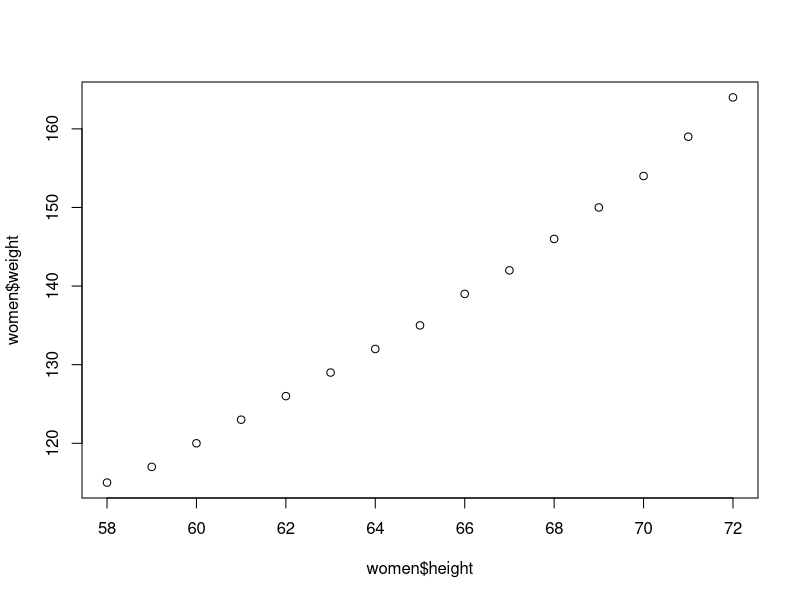
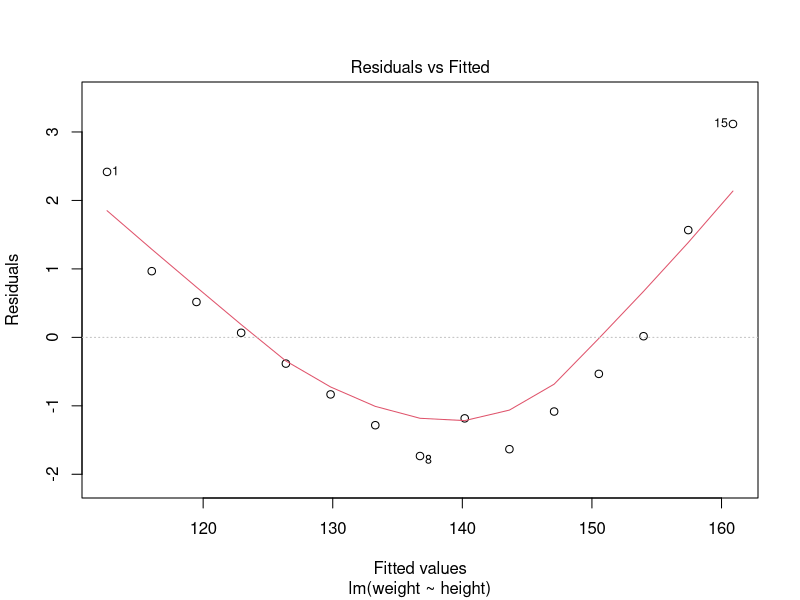
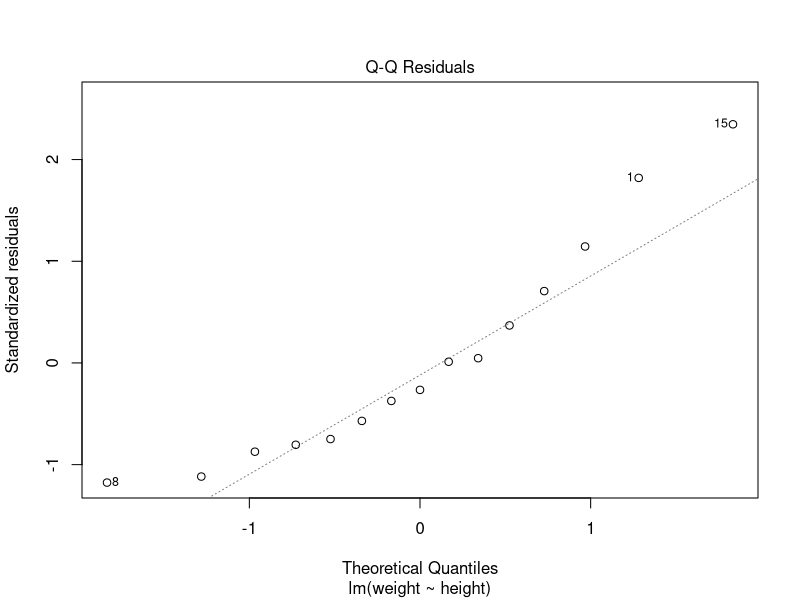
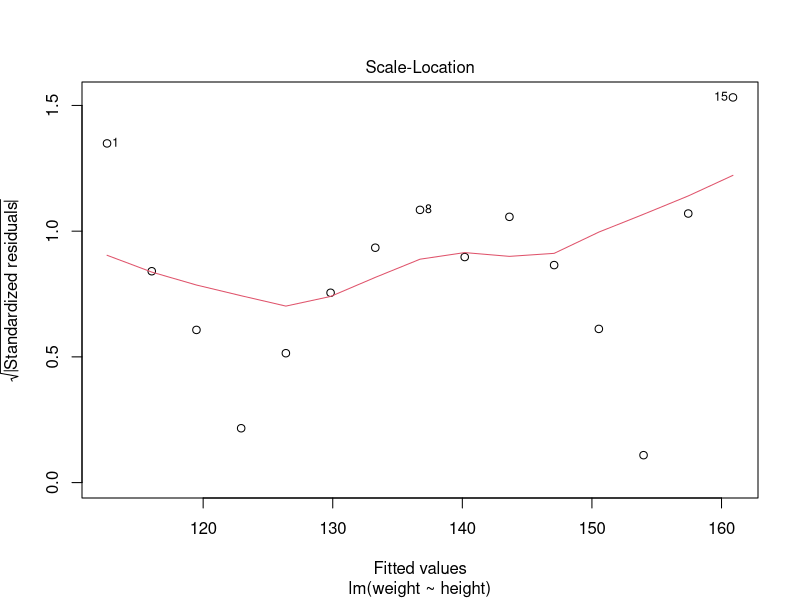
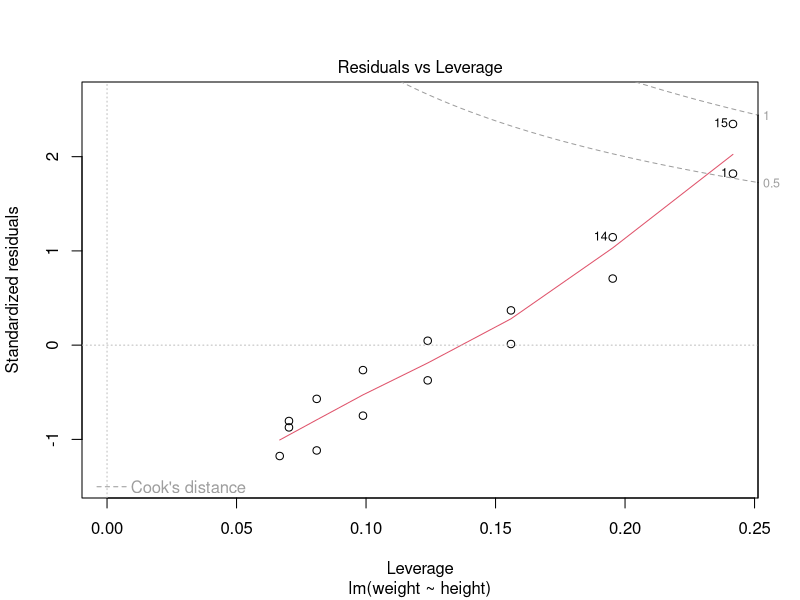

Write the R code that produced these figures, in order.

women

model1 <- lm(weight ~ height, data = women)
?summary(model1)
residuals(model1)
newdata1 = data.frame(height = 66.5)
predict(model1, newdata = newdata1)
plot(x=women$height, y=women$weight)
plot(model1)
mtcars

model2 = lm(mpg ~ wt + hp, data = mtcars)
summary(model2)
#y = mx + c
#mpg = -3.8 * wt +  -.03 * hp + 37.22
predict(model2, newdata = data.frame(wt=2.9 , hp=120))


airquality
